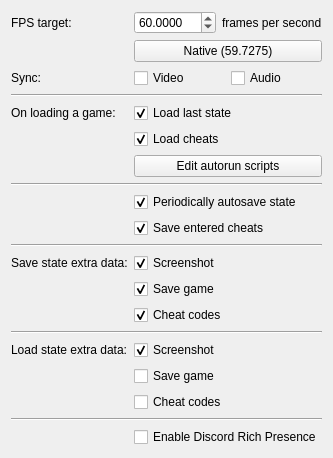
     <widget class="QWidget" name="gameplay">
      <layout class="QFormLayout" name="formLayout_14">
       <item row="0" column="0">
        <widget class="QLabel" name="label_3">
         <property name="text">
          <string>FPS target:</string>
         </property>
        </widget>
       </item>
       <item row="0" column="1">
        <layout class="QHBoxLayout" name="horizontalLayout_2">
         <item>
          <widget class="QDoubleSpinBox" name="fpsTarget">
           <property name="decimals">
            <number>4</number>
           </property>
           <property name="minimum">
            <double>0.010000000000000</double>
           </property>
           <property name="maximum">
            <double>240.000000000000000</double>
           </property>
           <property name="value">
            <double>60.000000000000000</double>
           </property>
          </widget>
         </item>
         <item>
          <widget class="QLabel" name="label_11">
           <property name="text">
            <string>frames per second</string>
           </property>
          </widget>
         </item>
        </layout>
       </item>
       <item row="1" column="1">
        <widget class="QPushButton" name="nativeGB">
         <property name="text">
          <string>Native (59.7275)</string>
         </property>
        </widget>
       </item>
       <item row="2" column="0">
        <widget class="QLabel" name="label_2">
         <property name="text">
          <string>Sync:</string>
         </property>
        </widget>
       </item>
       <item row="2" column="1">
        <layout class="QHBoxLayout" name="horizontalLayout_10">
         <item>
          <widget class="QCheckBox" name="videoSync">
           <property name="text">
            <string>Video</string>
           </property>
          </widget>
         </item>
         <item>
          <widget class="QCheckBox" name="audioSync">
           <property name="text">
            <string>Audio</string>
           </property>
          </widget>
         </item>
        </layout>
       </item>
       <item row="3" column="0" colspan="2">
        <widget class="Line" name="line_16">
         <property name="orientation">
          <enum>Qt::Horizontal</enum>
         </property>
        </widget>
       </item>
       <item row="4" column="0">
        <widget class="QLabel" name="label_24">
         <property name="text">
          <string>On loading a game:</string>
         </property>
        </widget>
       </item>
       <item row="4" column="1">
        <widget class="QCheckBox" name="autoload">
         <property name="text">
          <string>Load last state</string>
         </property>
         <property name="checked">
          <bool>true</bool>
         </property>
        </widget>
       </item>
       <item row="5" column="1">
        <widget class="QCheckBox" name="cheatAutoload">
         <property name="text">
          <string>Load cheats</string>
         </property>
         <property name="checked">
          <bool>true</bool>
         </property>
        </widget>
       </item>
       <item row="6" column="1">
        <widget class="QPushButton" name="autorunScripts">
         <property name="text">
          <string>Edit autorun scripts</string>
         </property>
        </widget>
       </item>
       <item row="7" column="0" colspan="2">
        <widget class="Line" name="line_9">
         <property name="orientation">
          <enum>Qt::Horizontal</enum>
         </property>
        </widget>
       </item>
       <item row="8" column="1">
        <widget class="QCheckBox" name="autosave">
         <property name="text">
          <string>Periodically autosave state</string>
         </property>
         <property name="checked">
          <bool>true</bool>
         </property>
        </widget>
       </item>
       <item row="9" column="1">
        <widget class="QCheckBox" name="cheatAutosave">
         <property name="text">
          <string>Save entered cheats</string>
         </property>
         <property name="checked">
          <bool>true</bool>
         </property>
        </widget>
       </item>
       <item row="10" column="0" colspan="2">
        <widget class="Line" name="line_21">
         <property name="orientation">
          <enum>Qt::Horizontal</enum>
         </property>
        </widget>
       </item>
       <item row="11" column="0">
        <widget class="QLabel" name="label_51">
         <property name="text">
          <string>Save state extra data:</string>
         </property>
        </widget>
       </item>
       <item row="11" column="1">
        <widget class="QCheckBox" name="saveStateScreenshot">
         <property name="text">
          <string>Screenshot</string>
         </property>
         <property name="checked">
          <bool>true</bool>
         </property>
        </widget>
       </item>
       <item row="12" column="1">
        <widget class="QCheckBox" name="saveStateSave">
         <property name="text">
          <string>Save game</string>
         </property>
         <property name="checked">
          <bool>true</bool>
         </property>
        </widget>
       </item>
       <item row="13" column="1">
        <widget class="QCheckBox" name="saveStateCheats">
         <property name="text">
          <string>Cheat codes</string>
         </property>
         <property name="checked">
          <bool>true</bool>
         </property>
        </widget>
       </item>
       <item row="14" column="0" colspan="2">
        <widget class="Line" name="line_22">
         <property name="orientation">
          <enum>Qt::Horizontal</enum>
         </property>
        </widget>
       </item>
       <item row="15" column="0">
        <widget class="QLabel" name="label_52">
         <property name="text">
          <string>Load state extra data:</string>
         </property>
        </widget>
       </item>
       <item row="15" column="1">
        <widget class="QCheckBox" name="loadStateScreenshot">
         <property name="text">
          <string>Screenshot</string>
         </property>
         <property name="checked">
          <bool>true</bool>
         </property>
        </widget>
       </item>
       <item row="16" column="1">
        <widget class="QCheckBox" name="loadStateSave">
         <property name="text">
          <string>Save game</string>
         </property>
        </widget>
       </item>
       <item row="17" column="1">
        <widget class="QCheckBox" name="loadStateCheats">
         <property name="text">
          <string>Cheat codes</string>
         </property>
        </widget>
       </item>
       <item row="18" column="0" colspan="2">
        <widget class="Line" name="line_2">
         <property name="orientation">
          <enum>Qt::Horizontal</enum>
         </property>
        </widget>
       </item>
       <item row="19" column="1">
        <widget class="QCheckBox" name="useDiscordPresence">
         <property name="text">
          <string>Enable Discord Rich Presence</string>
         </property>
        </widget>
       </item>
      </layout>
     </widget>
